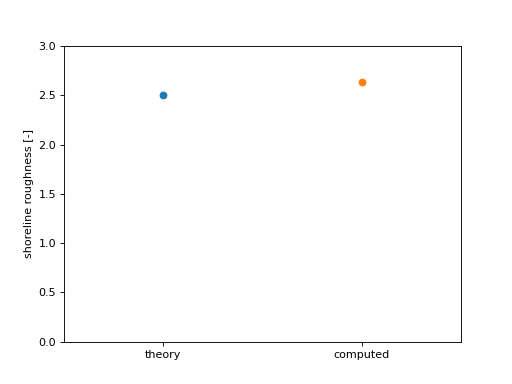

Write Python code to recreate this figure.
fig, ax = plt.subplots()
ax.plot(0, R[0], 'o')
ax.plot(1, rgh0, 'o')
ax.set_xticks([0, 1])
ax.set_xticklabels(['theory', 'computed'])
ax.set_xlim(-0.5, 1.5)
ax.set_ylim(0, 3)
ax.set_ylabel('shoreline roughness [-]')
plt.show()
